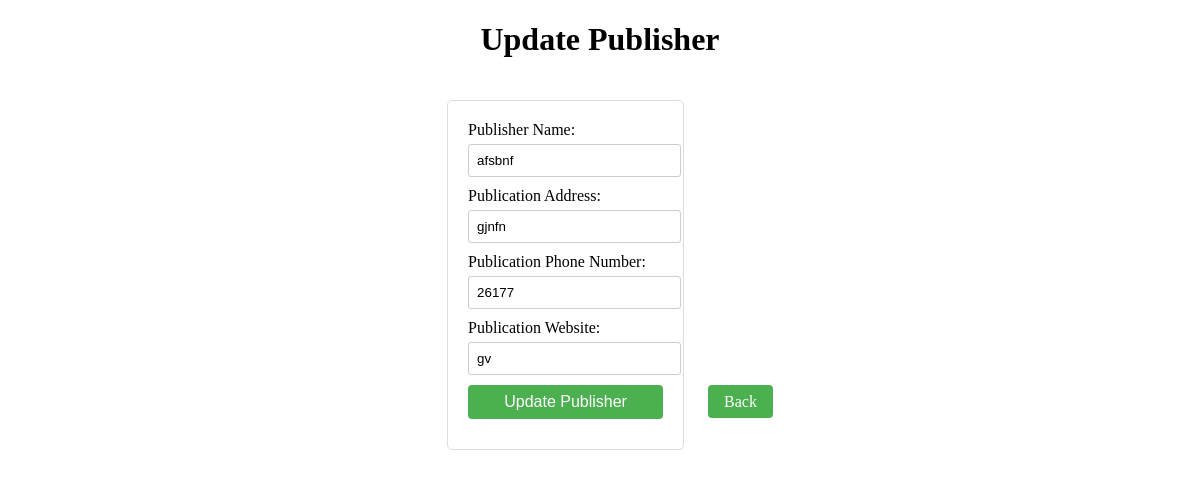
/publishers/update/3141375, run on the app's committed database.
### tables this page shows
CREATE TABLE Publisher (
                        publisher_id TEXT PRIMARY KEY,
                        publisher_name TEXT,
                        publication_address TEXT,
                        publication_phone TEXT,
                        publication_web TEXT
                    );

### main.py (the view, shortened to what this page needs)
@app.route('/publishers/update/<string:publisher_id>', methods=['GET', 'POST'])
def update_publisher(publisher_id):
    conn = get_db()
    cursor = conn.cursor()
    cursor.execute('SELECT * FROM Publisher WHERE publisher_id=?', (publisher_id,))
    publisher = cursor.fetchone()
    return render_template('update_publisher.html', publisher=publisher, publisher_id=publisher_id)

### main.py (called while the page is built)
def get_db():
    db = getattr(g, '_database', None)
    if db is None:
        db = g._database = sqlite3.connect('bookstore.db')
    return db

### templates/update_publisher.html (shortened to what this page needs)
<!DOCTYPE html>
<html>
<head>
</head>
<body>
    <h1>Update Publisher</h1>
    <form action="/publishers/update/{{ publisher_id }}" method="POST">
        <label>Publisher Name:</label>
        <input type="text" name="publisher_name" value="{{ publisher[1] }}"><br>
        <label>Publication Address:</label>
        <input type="text" name="publication_address" value="{{ publisher[2] }}"><br>
        <label>Publication Phone Number:</label>
        <input type="text" name="publication_phone" value="{{ publisher[3] }}"><br>
        <label>Publication Website:</label>
        <input type="Website" name="publication_web" value="{{ publisher[4] }}"><br>
        <input type="submit" value="Update Publisher">
    </form>
    <a href="/publishers" class="back-button">Back</a>
</body>
</html>

### templates/update_publisher.html (style rules this page uses)
body { text-align: center; }
form { display: inline-block; text-align: left; padding: 20px; border: 1px solid #dddddd; border-radius: 5px; margin: 20px; max-width: 400px; }
form label { display: block; margin-bottom: 5px; }
form input { width: 100%; padding: 8px; margin-bottom: 10px; border: 1px solid #cccccc; border-radius: 3px; }
form input[type="submit"] { background-color: #4CAF50; color: white; cursor: pointer; border: none; border-radius: 4px; padding: 8px 16px; font-size: 16px; }
.back-button { background-color: #4CAF50; color: white; padding: 8px 16px; text-align: center; text-decoration: none; font-size: 16px; cursor: pointer; border: none; border-radius: 4px; margin-top: 10px; }

### data on the page
Publisher: publisher_name "afsbnf", publication_address "gjnfn", publication_phone "26177", publication_web "gv"
